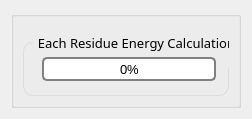
                  <widget class="QWidget" name="Simulation_Graphs">
                   <layout class="QGridLayout" name="gridLayout_9">
                    <item row="0" column="0">
                     <widget class="QGroupBox" name="graphics_GroupBox">
                      <layout class="QVBoxLayout" name="verticalLayout_16">
                       <item>
                        <layout class="QVBoxLayout" name="verticalLayout_22"/>
                       </item>
                       <item>
                        <widget class="QGroupBox" name="groupBox_2">
                         <property name="sizePolicy">
                          <sizepolicy hsizetype="Expanding" vsizetype="Expanding">
                           <horstretch>0</horstretch>
                           <verstretch>0</verstretch>
                          </sizepolicy>
                         </property>
                         <property name="minimumSize">
                          <size>
                           <width>0</width>
                           <height>70</height>
                          </size>
                         </property>
                         <property name="maximumSize">
                          <size>
                           <width>16777215</width>
                           <height>70</height>
                          </size>
                         </property>
                         <property name="font">
                          <font>
                           <family>Segoe UI Semibold</family>
                           <pointsize>10</pointsize>
                          </font>
                         </property>
                         <property name="styleSheet">
                          <string notr="true">QGroupBox {
  
  border: 1px solid rgb(220, 220, 220);
  border-radius: 10px;
  padding: 2px;
  margin-top: 16px;
}

QGroupBox::title {
  subcontrol-origin: margin;
  subcontrol-position: top left;
  left: 10px;
  padding-left: 3px;
  padding-right: 5px;
  padding-top: 8px;
  padding-bottom: 16px;
}

QGroupBox::indicator {
  margin-left: 2px;
  height: 16px;
  width: 16px;
}</string>
                         </property>
                         <property name="title">
                          <string>Each Residue Energy Calculation</string>
                         </property>
                         <layout class="QVBoxLayout" name="verticalLayout_15">
                          <item>
                           <layout class="QFormLayout" name="formLayout_7">
                            <property name="leftMargin">
                             <number>1</number>
                            </property>
                            <property name="topMargin">
                             <number>3</number>
                            </property>
                            <property name="rightMargin">
                             <number>1</number>
                            </property>
                            <property name="bottomMargin">
                             <number>3</number>
                            </property>
                            <item row="0" column="1">
                             <widget class="QProgressBar" name="progressBar_decomp">
                              <property name="sizePolicy">
                               <sizepolicy hsizetype="Expanding" vsizetype="Expanding">
                                <horstretch>0</horstretch>
                                <verstretch>0</verstretch>
                               </sizepolicy>
                              </property>
                              <property name="maximumSize">
                               <size>
                                <width>16777215</width>
                                <height>35</height>
                               </size>
                              </property>
                              <property name="font">
                               <font>
                                <family>Segoe UI</family>
                                <pointsize>10</pointsize>
                               </font>
                              </property>
                              <property name="styleSheet">
                               <string notr="true">QProgressBar {
    border: 2px solid grey;
    border-radius: 5px;
	text-align: center;
}

QProgressBar::chunk 
{
  	border-radius: 5px;
	background: #007AA5;
	margin: 3px;


}</string>
                              </property>
                              <property name="value">
                               <number>0</number>
                              </property>
                             </widget>
                            </item>
                           </layout>
                          </item>
                         </layout>
                        </widget>
                       </item>
                      </layout>
                     </widget>
                    </item>
                   </layout>
                  </widget>
